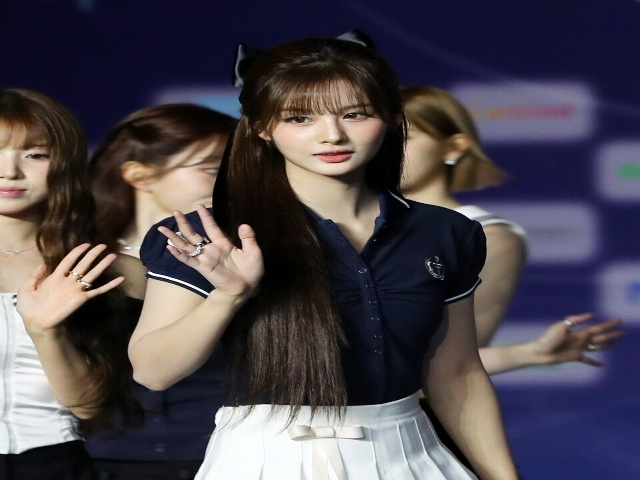
#> input picture practice/week01/inputs/sample.jpg, 640 x 480 px
$ python d6.py
#> lines starting #> are read from the running program, lines starting #| are printed output that depends on the picture
# 학습 요약: Day 06 — OpenCV 이미지 유틸리티로 읽기, resize, crop을 연습한다.

from pathlib import Path

import cv2

def read_image_safe(image_path: Path):
    image = cv2.imread(str(image_path))
    if image is None:
        raise FileNotFoundError(f"이미지를 읽을 수 없습니다.: {image_path}")
    return image


def get_image_info(image):
    height, width, channels = image.shape
    image_dtype = str(image.dtype)

    image_dict = {
        "height" : height,
        "width" : width,
        "channels" : channels,
        "dtype" : image_dtype,
    }
    return image_dict


def resize_for_model(image, width: int, height: int):
    if width <= 0:
        raise ValueError(f"width는 0또는 음수일 수 없습니다.")
    if height <= 0:
        raise ValueError(f"height는 0또는 음수일 수 없습니다.")
    resized = cv2.resize(image, (width, height))
    return resized

def crop_center(image, crop_width: int, crop_height: int):
    height, width = image.shape[:2]

    if crop_width <= 0 or crop_height <= 0:
        raise ValueError("crop 영역은 0이나 음수일 수 없습니다.")


    if crop_width > width or crop_height > height:
        raise ValueError("crop 크기는 원본 이미지보다 클 수 없습니다.")
    x1 = (width - crop_width) // 2
    y1 = (height - crop_height) // 2
    x2 = x1 + crop_width
    y2 = y1 + crop_height
    cropped = image[y1:y2, x1:x2]
    return cropped

def save_image(image, output_path: Path) -> None:
    output_path.parent.mkdir(parents=True, exist_ok=True)
    saved = cv2.imwrite(str(output_path), image)
    if not saved:
        raise ValueError(f"이미지가 저장되지 않았습니다.")


def main():
    image_path = Path("inputs/sample.jpg")
    image = read_image_safe(image_path)
#> in read_image_safe, image is the input picture: shape (480, 640, 3); mean B, G, R 78.3, 70.2, 76
    image_info = get_image_info(image)
#> image_info = {'height': 480, 'width': 640, 'channels': 3, 'dtype': 'uint8'}
    print(image_info)
#| {'height': 480, 'width': 640, 'channels': 3, 'dtype': 'uint8'}
    resized = resize_for_model(image, 640, 480)
    resized_output_path = Path("outputs/resized_for_model.jpg")
    cropped_output_path = Path("outputs/cropped_sample.jpg")

    save_image(resized, resized_output_path)
    cropped = crop_center(image, 320, 240)
#> in crop_center, `cropped = image[y1:y2, x1:x2]`:
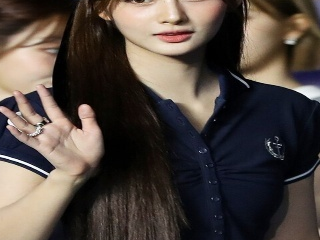
#> cropped: shape (240, 320, 3); mean B, G, R 63.7, 69.5, 79.3
    save_image(cropped, cropped_output_path)
    assert resized_output_path.exists()
    assert cropped_output_path.exists()

if __name__ == "__main__":
    main()
